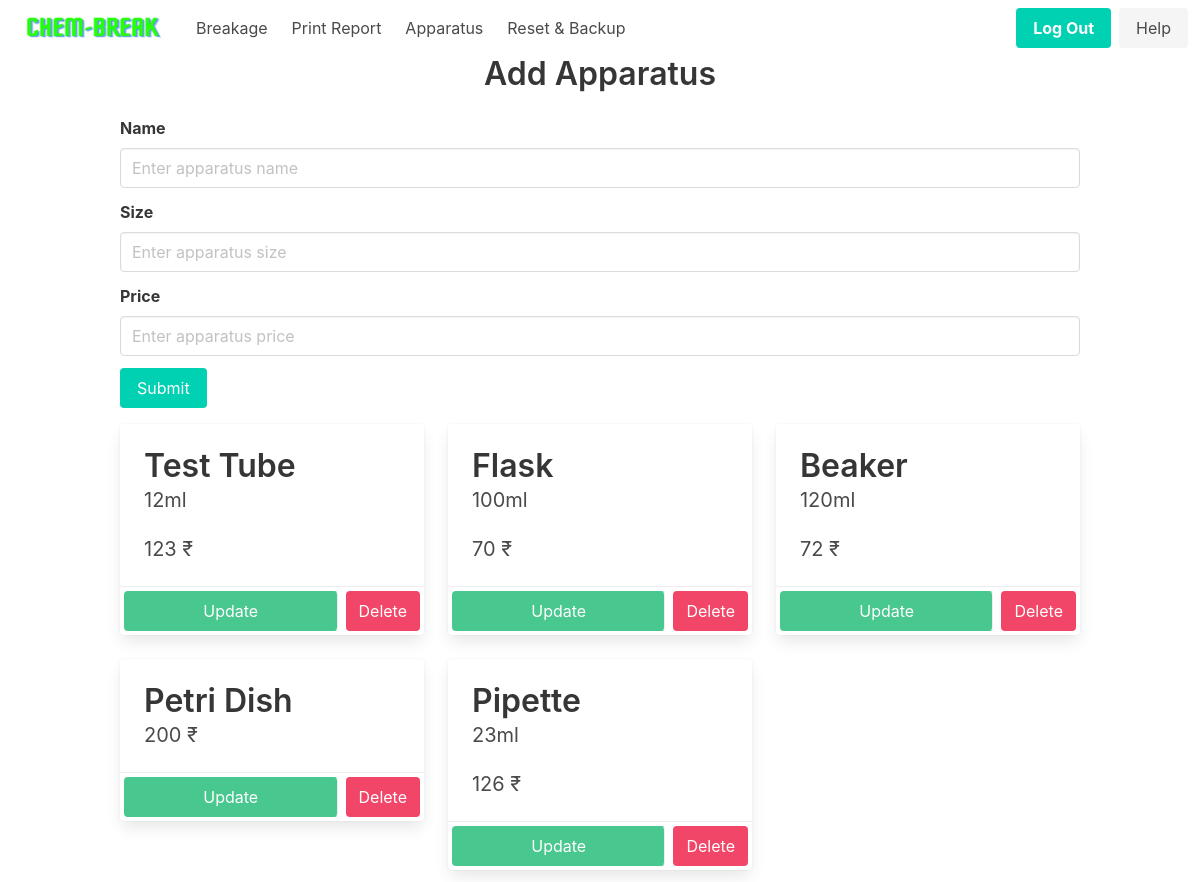
Screenshot of /home/apparatus (signed in) with the database file from the repository.
### app/models.py (models this page shows, shortened)
class Apparatus(db.Model):
    __tablename__ = "apparatus"
    id = db.Column(db.Integer, primary_key=True)
    name = db.Column(db.String(100), nullable=False)
    size = db.Column(db.String(100), nullable=False)
    price = db.Column(db.Integer, nullable=False)
    apparatus = db.relationship(
        'Breakage', backref='breakage', lazy=True, cascade='all, delete-orphan')

### app/routes.py (the view)
@main.route('/home/apparatus')
@login_required
def apparatus():
    return render_template('apparatus.html', apparatuses=Apparatus.query.all())

### app/__init__.py (called while the page is built)
def create_app(config=None):
    app = Flask(__name__)
    if config:
        app.config.from_object(config)
    db.init_app(app)
    login_manager = LoginManager()
    login_manager.login_view = 'auth.login'
    login_manager.init_app(app)
    with app.app_context():
        from app.models import User, Breakage, Student, Apparatus, Record, Bank
        db.create_all()
    migrate.init_app(app, db)
    from app.models import User
    @login_manager.user_loader
    def load_user(user_id):
        return User.query.get(int(user_id))
    from .auth import auth as auth_blueprint
    app.register_blueprint(auth_blueprint)
    from .routes import main as main_blueprint
    app.register_blueprint(main_blueprint)
    return app

### app/templates/apparatus.html (shortened to what this page needs)
{% extends 'nav_base.html' %}
{% block content %}
<div class="container is-max-desktop">
    <h1 class="title has-text-centered">Add Apparatus</h1>
    <form method="post">
        <div class="field">
            <label class="label">Name</label>
            <div class="control">
                <input class="input" type="text" placeholder="Enter apparatus name" name="name" required>
            </div>
        </div>
        <div class="field">
            <label class="label">Size</label>
            <div class="control">
                <input class="input" type="text" placeholder="Enter apparatus size" name="size">
            </div>
        </div>
        <div class="field">
            <label class="label">Price</label>
            <div class="control">
                <input class="input" type="number" placeholder="Enter apparatus price" name="price" min="0" required>
            </div>
        </div>
        <div class="field">
            <div class="control">
                <button class="button is-primary" type="submit">Submit</button>
            </div>
        </div>
    </form>
</div>
<div class="container mt-4">
    <div class="columns is-multiline">
        {% for apparatus in apparatuses %}
        <div class="column is-one-third">
            <div class="card apparatus">
                <div class="card-content">
                    <p class="title">{{ apparatus.name }}</p>
                    <p class="subtitle">{{ apparatus.size }}</p>
                    <p class="subtitle">{{ apparatus.price }} ₹</p>
                </div>
                <footer class="card-footer">
                    <a href="{{ url_for('main.update_apparatus', id = apparatus.id) }}" class="card-footer-item button is-success m-1">Update</a>
                    <form action="{{ url_for('main.delete_apparatus', id=apparatus.id) }}" method="POST">
                        <button type="submit" class="card-footer-item button is-danger m-1">Delete</button>
                    </form>
                </footer>
            </div>
        </div>
        {% endfor %}
    </div>
</div>
{% endblock %}

### rows the page displays
Apparatus: name "Test Tube", size "12ml", price "123"
Apparatus: name "Flask", size "100ml", price "70"
Apparatus: name "Beaker", size "120ml", price "72"
Apparatus: name "Petri Dish", price "200"
Apparatus: name "Pipette", size "23ml", price "126"
